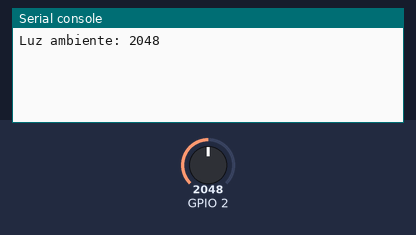
The program below on a simulated ESP32 board running MicroPython. Parts: the last lines printed to the serial console. The inputs (shaded band) are chosen by the test bench; at power-on: GPIO 2 = 2048 (analog values on the 0–4095 scale).

Above: at 1.2 s.
1.3 s: GPIO 2 set to 2866
At 2.6 s:
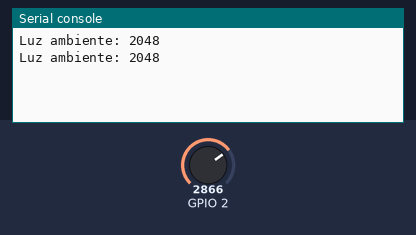
2.8 s: GPIO 2 set to 3603
At 3.5 s:
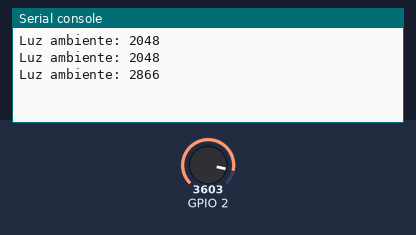
Timing chart, 0 to 5.8 s (numbered marks = the images above; inputs shaded):
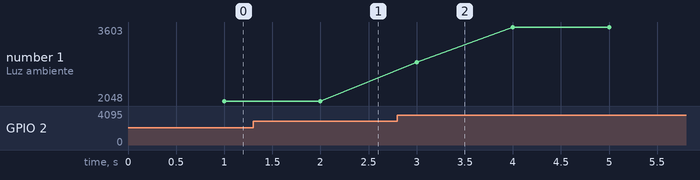

Measured:
- plotted number 1: 2048 → 3603 after the input at 2.8 s

The program:

Lus_N.py
```python
from machine import Pin as pin, ADC
from utime import sleep, sleep_ms

#sensor=pin(2, pin.IN)
sensorAC=ADC(pin(2))
sensorAC.atten(ADC.ATTN_11DB)

def mapear(valor_sensor, minimo_entrada, maximo_entrada, minimo_salida, maximo_salida):
  valor_mapeado = (valor_sensor - minimo_entrada) * (maximo_salida - minimo_salida) / (maximo_entrada - minimo_entrada) + minimo_salida
  return valor_mapeado

while True:
    luz_amb_AC=sensorAC.read()
    #Sprint(hum_suelo_AC)
    #hum_suelo_AC=mapear(hum_suelo_AC,1000,4095,100,0)
    sleep(1)
    print(f"Luz ambiente: {luz_amb_AC}")
```
